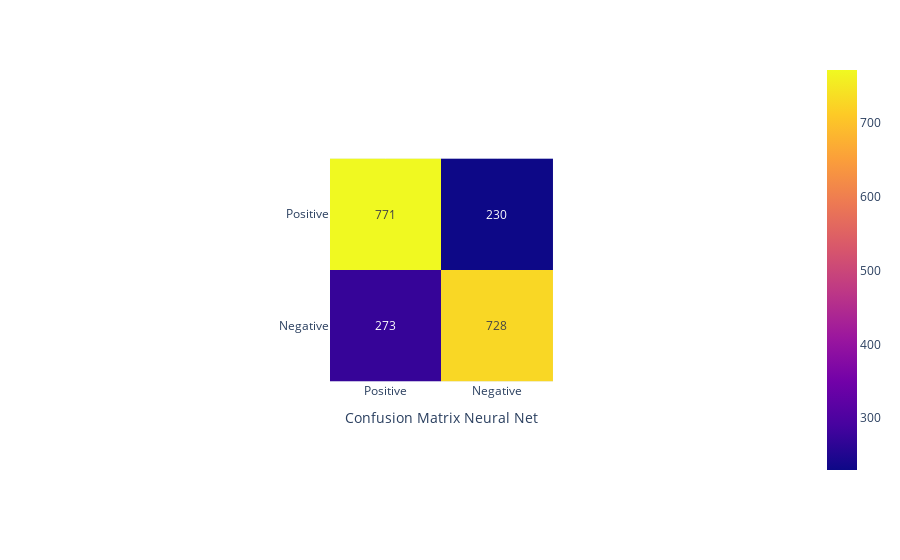

Notebook cell for this chart:
### Code cell
confusion_matrix = metrics.confusion_matrix(satLabelsTest, predictions)
px.imshow(
    confusion_matrix, text_auto=True,
    labels=dict(x="Confusion Matrix Neural Net"),
    x=['Positive', 'Negative'],
    y=['Positive', 'Negative']
)

### Figure 1 — Plotly figure (JSON) as saved in the notebook; plotly's stock layout.template omitted (floating-point values rounded to 4 significant figures)
{"data": [{"coloraxis": "coloraxis", "hovertemplate": "Confusion Matrix Neural Net: %{x}<br>y: %{y}<br>color: %{z}<extra></extra>", "name": "0", "texttemplate": "%{z}", "type": "heatmap", "x": ["Positive", "Negative"], "xaxis": "x", "y": ["Positive", "Negative"], "yaxis": "y", "z": [[771, 230], [273, 728]]}], "layout": {"autosize": true, "coloraxis": {"colorscale": [[0, "#0d0887"], [0.1111, "#46039f"], [0.2222, "#7201a8"], [0.3333, "#9c179e"], [0.4444, "#bd3786"], [0.5556, "#d8576b"], [0.6667, "#ed7953"], [0.7778, "#fb9f3a"], [0.8889, "#fdca26"], [1, "#f0f921"]]}, "margin": {"t": 60}, "xaxis": {"anchor": "y", "autorange": true, "constrain": "domain", "domain": [0.3457, 0.6543], "range": [-0.5, 1.5], "scaleanchor": "y", "title": {"text": "Confusion Matrix Neural Net"}, "type": "category"}, "yaxis": {"anchor": "x", "autorange": true, "constrain": "domain", "domain": [1.11e-16, 1.0], "range": [1.5, -0.5], "type": "category"}}}
